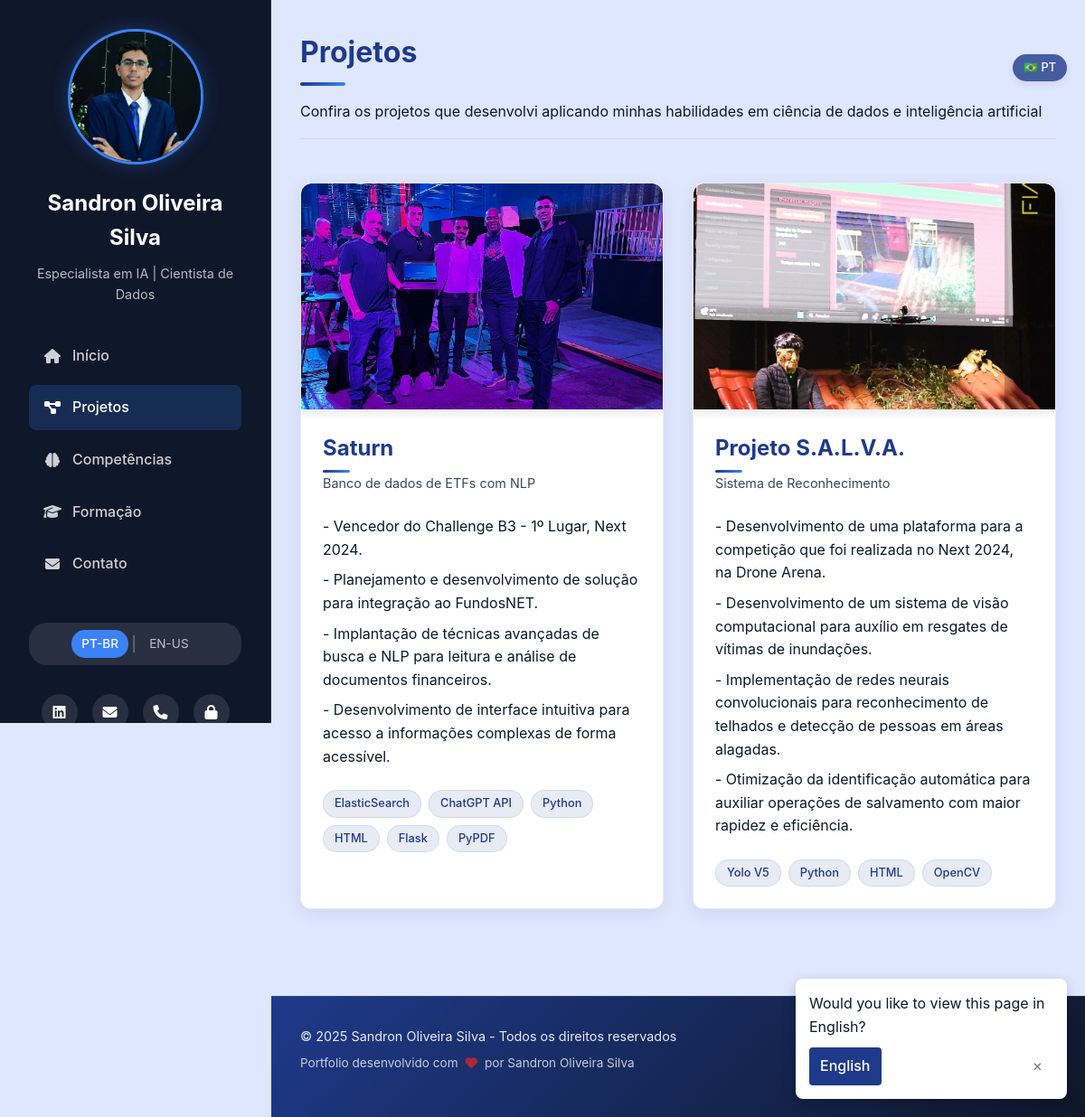
The app's page /projects with its own data.
### app.py (models this page shows, shortened)
class User(UserMixin, db.Model):
    id = db.Column(db.Integer, primary_key=True)
    username = db.Column(db.String(100), unique=True, nullable=False)
    password_hash = db.Column(db.String(200), nullable=False)
    profile_image = db.Column(db.String(255), nullable=True)

class Project(db.Model):
    id = db.Column(db.Integer, primary_key=True)
    title = db.Column(db.String(200), nullable=False)
    title_en = db.Column(db.String(200), nullable=True)  # Título em inglês
    subtitle = db.Column(db.String(200), nullable=True)
    subtitle_en = db.Column(db.String(200), nullable=True)  # Subtítulo em inglês
    description = db.Column(db.Text, nullable=False)
    description_en = db.Column(db.Text, nullable=True)  # Descrição em inglês
    technologies = db.Column(db.String(200), nullable=False)
    image = db.Column(db.String(255), nullable=True)
    in_progress = db.Column(db.Boolean, default=False)
    created_at = db.Column(db.DateTime, default=datetime.utcnow)

### app.py (the view)
@app.route('/projects')
def projects():
    projects_list = Project.query.order_by(Project.created_at.desc()).all()
    user = User.query.first()
    return render_template('projects.html', projects=projects_list, user=user)

### app.py (called while the page is built)
def get_locale():
    return session.get('language', app.config['DEFAULT_LANGUAGE'])

def get_multilingual_field(obj, field_name):
    current_lang = g.locale  # Obtém o idioma atual da sessão
    if current_lang == 'en-us':
        en_field_name = f"{field_name}_en"
        en_value = getattr(obj, en_field_name, None)
        if en_value:
            return en_value
    return getattr(obj, field_name)

@app.context_processor
def utility_processor():
    return {
        '_': _,
        'get_locale': get_locale,
        'ml_field': get_multilingual_field  # Adicionar a nova função
    }

def _(text):
    locale = get_locale()
    if locale == app.config['DEFAULT_LANGUAGE']:
        return text
    return translations[locale].get(text, text)

@app.before_request
def before_request():
    g.locale = get_locale()
    g._ = _  # Torna a função de tradução disponível nos templates

### templates/projects.html (shortened to what this page needs)
{% extends "base.html" %}
{% block content %}
<section class="page-header">
    <h2>{{ _('Projetos') }}</h2>
    <div class="accent-line"></div>
    <p>{{ _('Confira os projetos que desenvolvi aplicando minhas habilidades em ciência de dados e inteligência artificial') }}</p>
</section>
<section class="projects-grid">
    {% for project in projects %}
    <div class="project-item {% if project.in_progress %}in-progress{% endif %}">
        {% if project.image %}
        <div class="project-image">
            <img src="{{ url_for('uploaded_file', filename='projects/' + project.image) }}" alt="{{ ml_field(project, 'title') }}">
        </div>
        {% elif project.in_progress %}
        <div class="project-status-banner">{{ _('Em Andamento') }}</div>
        {% endif %}
        <div class="project-content">
            <h3>{{ ml_field(project, 'title') }}</h3>
            {% if project.subtitle or project.subtitle_en %}
            <p class="project-subtitle">{{ ml_field(project, 'subtitle') }}</p>
            {% endif %}
            <div class="project-description">
                {% set description = ml_field(project, 'description') %}
                {% for line in description.split('\n') %}
                <p>{{ line }}</p>
                {% endfor %}
            </div>
            <div class="tech-tags">
                {% for tech in project.technologies.split(', ') %}
                <span class="tech-tag">{{ tech }}</span>
                {% endfor %}
            </div>
        </div>
    </div>
    {% else %}
    <div class="empty-state">
        <p>{{ _('Nenhum projeto cadastrado no momento.') }}</p>
    </div>
    {% endfor %}
</section>
{% endblock %}

### templates/base.html (shortened to what this page needs)
<!DOCTYPE html>
<html lang="{{ g.locale }}">
<head>
    <link rel="stylesheet" href="{{ url_for('static', filename='css/styles.css') }}">
    <link rel="stylesheet" href="https://cdnjs.cloudflare.com/ajax/libs/font-awesome/6.4.0/css/all.min.css">
</head>
<body>
    <div class="container">
        <aside class="sidebar">
            <div class="profile">
                <div class="profile-image">
                    {% if user and user.profile_image %}
                        <img src="{{ url_for('uploaded_file', filename='profile/' + user.profile_image) }}" alt="Sandron Oliveira Silva" class="profile-img">
                    {% else %}
                        <div class="avatar">SO</div>
                    {% endif %}
                </div>
                <h1>Sandron Oliveira Silva</h1>
                <p class="title">{{ _('Especialista em IA') }} | {{ _('Cientista de Dados') }}</p>
            </div>
            <nav class="main-nav">
                <ul>
                    <li><a href="{{ url_for('index') }}" {% if request.path == url_for('index') %}class="active"{% endif %}><i class="fas fa-home"></i> {{ _('Início') }}</a></li>
                    <li><a href="{{ url_for('projects') }}" {% if request.path == url_for('projects') %}class="active"{% endif %}><i class="fas fa-project-diagram"></i> {{ _('Projetos') }}</a></li>
                    <li><a href="{{ url_for('skills') }}" {% if request.path == url_for('skills') %}class="active"{% endif %}><i class="fas fa-brain"></i> {{ _('Competências') }}</a></li>
                    <li><a href="{{ url_for('education') }}" {% if request.path == url_for('education') %}class="active"{% endif %}><i class="fas fa-graduation-cap"></i> {{ _('Formação') }}</a></li>
                    <li><a href="{{ url_for('contact') }}" {% if request.path == url_for('contact') %}class="active"{% endif %}><i class="fas fa-envelope"></i> {{ _('Contato') }}</a></li>
                </ul>
            </nav>
            <div class="language-switcher">
                <a href="{{ url_for('set_language', language='pt-br') }}" class="lang-item {% if g.locale == 'pt-br' %}active{% endif %}">PT-BR</a>
                <span class="lang-separator">|</span>
                <a href="{{ url_for('set_language', language='en-us') }}" class="lang-item {% if g.locale == 'en-us' %}active{% endif %}">EN-US</a>
            </div>
            <div class="social-links">
                <a href="https://www.linkedin.com/in/sandronoliveira/" target="_blank"><i class="fab fa-linkedin"></i></a>
                <a href="mailto:sandrono61@gmail.com"><i class="fas fa-envelope"></i></a>
                <a href="tel:+5511913349334"><i class="fas fa-phone"></i></a>
                <a href="{{ url_for('login') }}" title="{{ _('Admin Login') }}"><i class="fas fa-lock"></i></a>
            </div>
        </aside>
        <main class="content">
            {% block content %}{% endblock %}
        </main>
    </div>
    <footer class="site-footer">
        <div class="footer-content">
            <div class="footer-info">
                <p>© <span class="current-year">2025</span> Sandron Oliveira Silva - {{ _('Todos os direitos reservados') }}</p>
                <p class="footer-credits">{{ _('Portfolio desenvolvido com') }} <i class="fas fa-heart"></i> {{ _('por') }} Sandron Oliveira Silva</p>
            </div>
            <div class="footer-social">
                <a href="https://www.linkedin.com/in/sandronoliveira/" target="_blank"></a>
                <a href="mailto:sandrono61@gmail.com"></a>
                <a href="tel:+5511913349334"></a>
            </div>
        </div>
    </footer>
</body>
</html>

### records on screen
User: profile_image (picture)
Project: image (picture), title "Saturn", subtitle "Banco de dados de ETFs com NLP", line "- Vencedor do Challenge B3 - 1º Lugar, Next 2024." "- Planejamento e desenvolvimento de solução para integração ao FundosNET." "- Implantação de técnicas avançadas de busca e NLP para leitura e análise de documentos financeiros." "- Desenvolvimento de interface intuitiva para acesso a informações complexas de forma acessível.", tech "ElasticSearch" "ChatGPT API" "Python" "HTML" "Flask" "PyPDF"
Project: image (picture), title "Projeto S.A.L.V.A.", subtitle "Sistema de Reconhecimento", line "- Desenvolvimento de uma plataforma para a competição que foi realizada no Next 2024, na Drone Arena." "- Desenvolvimento de um sistema de visão computacional para auxílio em resgates de vítimas de inundações." "- Implementação de redes neurais convolucionais para reconhecimento de telhados e detecção de pessoas em áreas alagadas." "- Otimização da identificação automática para auxiliar operações de salvamento com maior rapidez e eficiência.", tech "Yolo V5" "Python" "HTML" "OpenCV"
